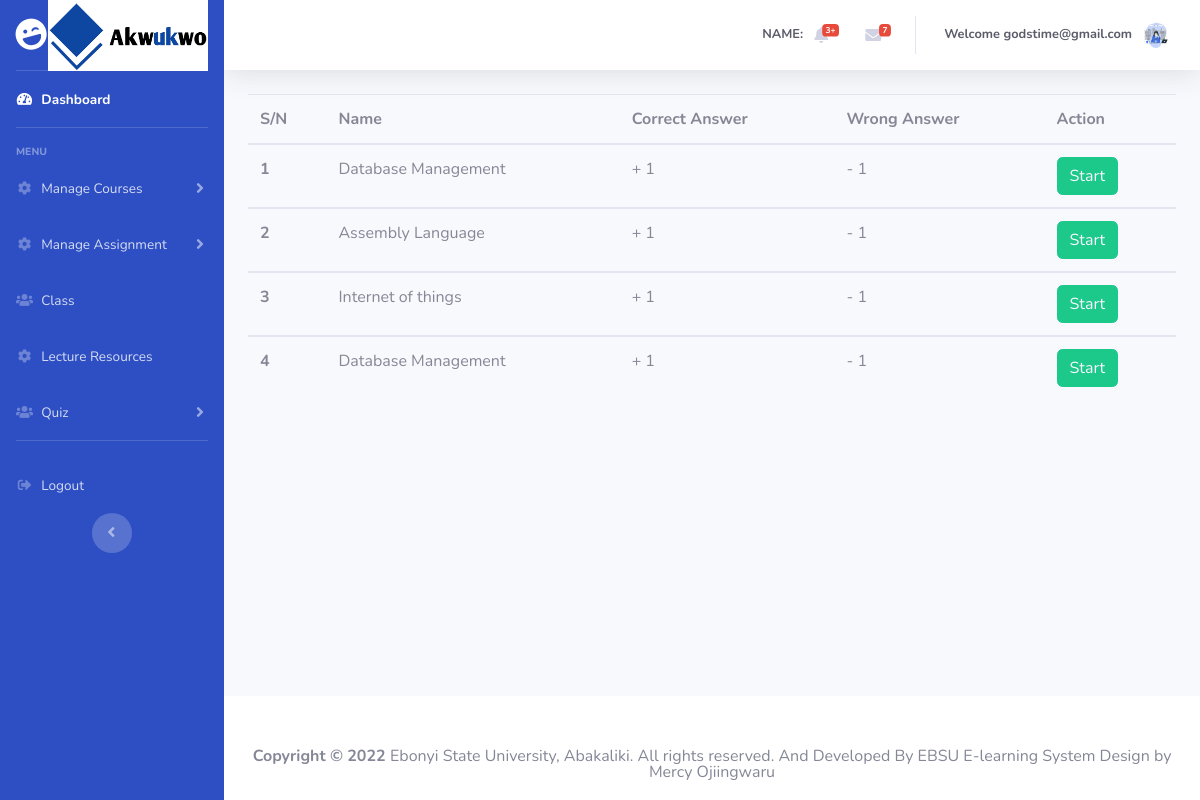
The app's page /students/quiz.php (signed in) with its own data.
### tables this page shows
CREATE TABLE `quiz` (
  `id` int(10) NOT NULL,
  `lecturerid` int(10) NOT NULL,
  `examname` varchar(100) NOT NULL,
  `batchid` varchar(40) NOT NULL,
  `coursetitle` varchar(100) NOT NULL,
  `examduration` varchar(20) NOT NULL,
  `totalque` varchar(10) NOT NULL,
  `markperitque` int(10) NOT NULL,
  `markperongque` int(10) NOT NULL,
  `datecreated` varchar(20) NOT NULL,
  `examdate` varchar(20) NOT NULL,
  `examstatus` varchar(10) NOT NULL
);

### server/classes/dbconnection.php (called while the page is built, shortened)
<?php
class DbConnection {
	private $host = "localhost";
	private $dbname = "e-learning";
	private $username = "root";
	private $password = "";
	public function __construct() {
		try {
			$this->connection = new PDO('mysql:host='.$this->host.';dbname='.$this->dbname, $this->username, $this->password);
		} catch(PDOException $ex) {
			echo $ex->getMessage();
		}
	}
}
?>

### server/classes/fetchData.php (called while the page is built, shortened)
<?php
    require_once('dbconnection.php');
    class fetchData extends DbConnection {
        public function displayQuiz(){
            $sql = "SELECT * FROM quiz ORDER BY id";
            $qry = $this->connection->prepare($sql);
            $exec = $qry->execute(array());
            if($qry->errorCode() == 0){
                if ($qry->rowCount() > 0) {
                    return $qry->fetchAll(PDO::FETCH_ASSOC);
                }else{
                    return 0;
                }
            }else{
                return array('status'=>0, 'message'=>$qry->errorInfo());
            }
        }
    }
?>

### students/quiz.php (the view, shortened to what this page needs)
<?php
	require_once 'header.php';
  require_once '../server/classes/fetchData.php';
  $fetchData = new fetchData;
?>
        <div class="container-fluid">
          <div>
          <table class="table table-hover">
                  <thead>
                      <tr>
                        <th scope="col">S/N</th>
                        <th scope="col">Name</th>
                        <th scope="col">Correct Answer</th>
                        <th scope="col">Wrong Answer</th>
                        <th scope="col">Action</th>
                      </tr>
                  </thead>
                  <?php
                  $fetchResponse = $fetchData->displayQuiz();
                  if(is_array($fetchResponse)){
                    if(isset($fetchResponse['status'])){
                        '<div class="alert alert-danger">'.print_r($fetchResponse['message']).'</div>';
                    }else {
                      $count = 1;
                      foreach($fetchResponse as $row){
                ?>
                  <tbody>
                    <tr>
                      <th scope="row"><?php echo $count; ?></th>
                      <td name="cos[]"><?php echo $row['coursetitle'];?></td>
                      <td name="cos[]"><?php echo "+ ".$row['markperitque'];?></td>
                      <td name="cos[]"><?php echo "- ". $row['markperongque'];?></td>
                        <td>
                          <a href="cbt.php?id=<?php echo $row['id']?>" class="btn btn-success text-light btn-rounded waves-effect waves-light">Start</a>
                        </td>
                    </tr>
                  </tbody>
                  <?php $count+=1; } }}?>
              </table>
          </div>
        </div>
      </div>
<?php
	require_once 'footer.php';
?>

### assets/css/style.css (style rules this page uses)
* { margin:0; padding: 0; box-sizing: border-box; }

### records on screen
quiz: coursetitle "Database Management", markperitque "1", markperongque "1"
quiz: coursetitle "Assembly Language", markperitque "1", markperongque "1"
quiz: coursetitle "Internet of things", markperitque "1", markperongque "1"
quiz: coursetitle "Database Management", markperitque "1", markperongque "1"

### other values on screen
$_SESSION['email'] "godstime@gmail.com"
FULL_NAME "EBSU E-learning System"
DEVELOPERNAME "Mercy Ojiingwaru"
